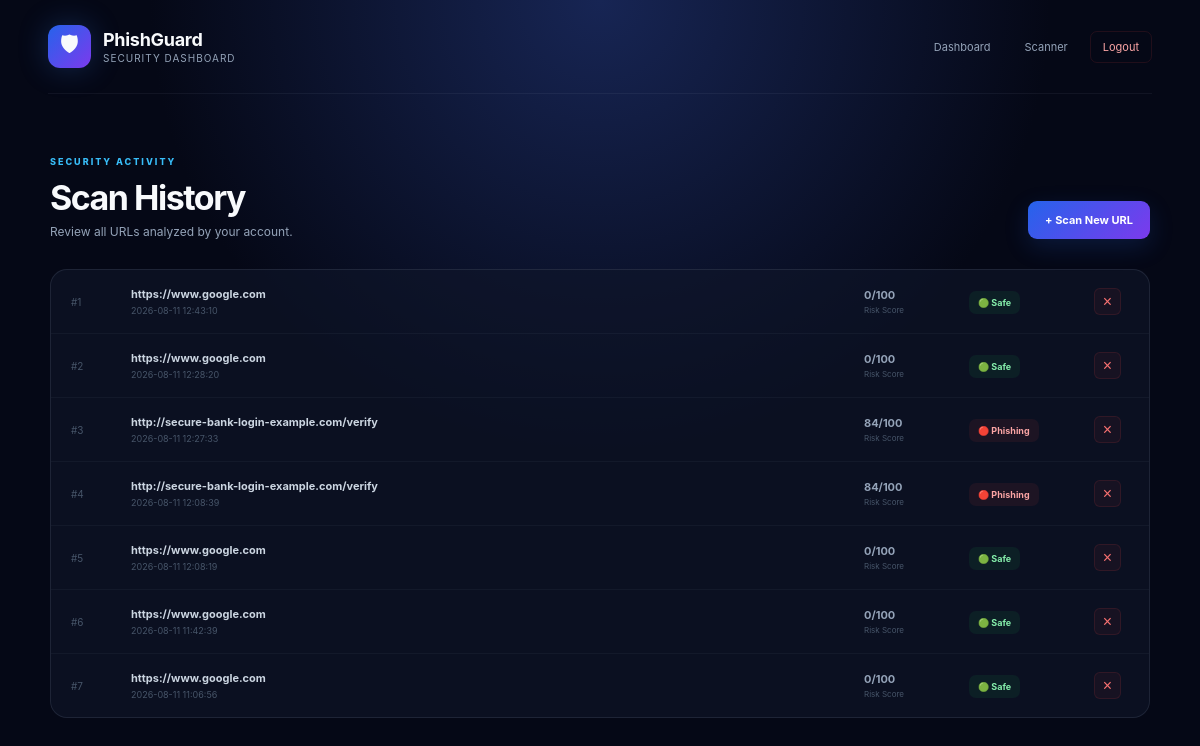
Screenshot of /history (signed in) with the database file from the repository.
### tables this page shows
CREATE TABLE scans (

            id INTEGER PRIMARY KEY AUTOINCREMENT,

            user_id INTEGER,

            url TEXT NOT NULL,

            result TEXT NOT NULL,

            risk_score INTEGER NOT NULL,

            phishing_probability REAL NOT NULL,

            created_at TIMESTAMP DEFAULT CURRENT_TIMESTAMP,

            FOREIGN KEY(user_id)
                REFERENCES users(id)

        );

### app.py (the view)
@app.route("/history")
@login_required
def history():
    user_id = session["user_id"]
    connection = get_db()
    scans = connection.execute(
        """
        SELECT *

        FROM scans

        WHERE user_id = ?

        ORDER BY id DESC
        """,
        (user_id,)
    ).fetchall()
    connection.close()
    return render_template(
        "history.html",
        scans=scans
    )

### app.py (called while the page is built, shortened)
def get_db():
    connection = sqlite3.connect(
        DATABASE
    )
    connection.row_factory = sqlite3.Row
    return connection

def login_required(function):
    @wraps(function)
    def decorated_function(*args, **kwargs):
        return function(
            *args,
            **kwargs
        )
    return decorated_function

### templates/history.html (shortened to what this page needs)
<!DOCTYPE html>
<html lang="en">
<head>
    <link rel="stylesheet"
          href="{{ url_for('static', filename='style.css') }}">
</head>
<body class="dashboard-page">
<nav class="dashboard-nav">
    <div class="brand">
        <div class="brand-icon">
            🛡
        </div>
        <div>
            <h2>
                PhishGuard
            </h2>
            <span>
                Security Dashboard
            </span>
        </div>
    </div>
    <div class="dashboard-links">
        <a href="{{ url_for('dashboard') }}">
            Dashboard
        </a>
        <a href="{{ url_for('home') }}">
            Scanner
        </a>
        <a href="{{ url_for('logout') }}"
           class="logout-link">
            Logout
        </a>
    </div>
</nav>
<main class="dashboard-container">
<div class="dashboard-heading">
    <div>
        <span class="mini-label">
            SECURITY ACTIVITY
        </span>
        <h1>
            Scan History
        </h1>
        <p>
            Review all URLs analyzed by your account.
        </p>
    </div>
    <a
        href="{{ url_for('home') }}"
        class="scan-new-button">
        + Scan New URL
    </a>
</div>
<div class="history-panel">
{% if scans %}
    {% for scan in scans %}
    <div class="history-row">
        <div class="history-number">
            #{{ loop.index }}
        </div>
        <div class="history-url">
            <strong>
                {{ scan['url'] }}
            </strong>
            <small>
                {{ scan['created_at'] }}
            </small>
        </div>
        <div class="history-risk">
            <strong>
                {{ scan['risk_score'] }}/100
            </strong>
            <small>
                Risk Score
            </small>
        </div>
        <div>
            {% if scan['result'] == 'Phishing' %}
                <span class="result-badge phishing">
                    🔴 Phishing
                </span>
            {% elif scan['result'] == 'Suspicious' %}
                <span class="result-badge suspicious">
                    🟠 Suspicious
                </span>
            {% else %}
                <span class="result-badge safe">
                    🟢 Safe
                </span>
            {% endif %}
        </div>
        <form
            method="POST"
            action="{{ url_for(
                'delete_scan',
                scan_id=scan['id']
            ) }}"
        >
            <button
                type="submit"
                class="delete-button"
                onclick="return confirm('Delete this scan?');">
                ×
            </button>
        </form>
    </div>
    {% endfor %}
{% endif %}
</div>
</main>
</body>
</html>

### static/style.css (style rules this page uses)
* { margin: 0; padding: 0; box-sizing: border-box; }
:root { --bg: #050816; --card: rgba(15, 23, 42, 0.72); --border: rgba(148, 163, 184, 0.14); --text: #f8fafc; --muted: #94a3b8; --blue: #38bdf8; --purple: #8b5cf6; --green: #22c55e; --red: #ef4444; }
body { font-family: Inter, ui-sans-serif, system-ui, -apple-system, BlinkMacSystemFont, "Segoe UI", sans-serif; background: var(--bg); color: var(--text); min-height: 100vh; overflow-x: hidden; }
.brand { display: flex; align-items: center; gap: 12px; }
.brand-icon { width: 43px; height: 43px; display: grid; place-items: center; border-radius: 12px; font-size: 22px; background: linear-gradient( 135deg, #2563eb, #7c3aed ); box-shadow: 0 0 30px rgba(59,130,246,0.25); }
.brand h2 { font-size: 18px; letter-spacing: -0.3px; }
.brand span { display: block; color: var(--muted); font-size: 10px; margin-top: 2px; letter-spacing: 1px; text-transform: uppercase; }
.mini-label { color: var(--blue); font-size: 9px; font-weight: 800; letter-spacing: 2px; }
.dashboard-page { min-height: 100vh; background: radial-gradient( circle at 50% 0%, #172554, #050816 45% ); color: var(--text); }
.dashboard-nav { width: min(1180px, 92%); margin: auto; padding: 25px 0; display: flex; justify-content: space-between; align-items: center; border-bottom: 1px solid rgba(148, 163, 184, 0.08); }
.dashboard-links { display: flex; gap: 10px; align-items: center; }
.dashboard-links a { padding: 8px 12px; border-radius: 7px; color: #94a3b8; font-size: 11px; text-decoration: none; transition: 0.2s; }
.dashboard-links .logout-link { color: #fca5a5; border: 1px solid rgba(239, 68, 68, 0.12); }
.dashboard-container { width: min(1100px, 92%); margin: auto; padding: 55px 0; }
.dashboard-heading { display: flex; justify-content: space-between; align-items: end; margin-bottom: 30px; }
.dashboard-heading h1 { margin-top: 8px; font-size: 34px; letter-spacing: -1.5px; }
.dashboard-heading p { color: var(--muted); font-size: 12px; margin-top: 6px; }
.scan-new-button { display: inline-block; padding: 12px 17px; border-radius: 9px; color: white; text-decoration: none; font-size: 11px; font-weight: 700; background: linear-gradient( 135deg, #2563eb, #7c3aed ); box-shadow: 0 8px 25px rgba(37, 99, 235, 0.18); }
.result-badge { display: inline-block; padding: 6px 9px; border-radius: 7px; font-size: 9px; font-weight: 700; }
.result-badge.safe { color: #86efac; background: rgba(34, 197, 94, 0.08); }
.result-badge.phishing { color: #fca5a5; background: rgba(239, 68, 68, 0.08); }
.history-panel { border: 1px solid var(--border); border-radius: 17px; overflow: hidden; background: rgba(15, 23, 42, 0.6); }
.history-row { display: grid; grid-template-columns: 45px 1fr 90px 110px 35px; gap: 15px; align-items: center; padding: 17px 20px; border-bottom: 1px solid rgba(148, 163, 184, 0.06); }
.history-row:last-child { border-bottom: none; }
.history-number { color: #475569; font-size: 10px; }
.history-url { min-width: 0; }
.history-url strong { display: block; color: #cbd5e1; font-size: 11px; overflow: hidden; text-overflow: ellipsis; white-space: nowrap; }
.history-url small { display: block; color: #475569; font-size: 9px; margin-top: 4px; }
.history-risk strong { display: block; color: #94a3b8; font-size: 11px; }
.history-risk small { display: block; color: #475569; font-size: 8px; margin-top: 3px; }
.delete-button { width: 27px; height: 27px; border: 1px solid rgba(239, 68, 68, 0.12); border-radius: 6px; background: rgba(239, 68, 68, 0.05); color: #f87171; cursor: pointer; font-size: 16px; }

### rows the page displays
scans: url "https://www.google.com", created_at "2026-08-11 12:43:10", risk_score "0", result "🟢 Safe"
scans: url "https://www.google.com", created_at "2026-08-11 12:28:20", risk_score "0", result "🟢 Safe"
scans: url "http://secure-bank-login-example.com/verify", created_at "2026-08-11 12:27:33", risk_score "84", result "🔴 Phishing"
scans: url "http://secure-bank-login-example.com/verify", created_at "2026-08-11 12:08:39", risk_score "84", result "🔴 Phishing"
scans: url "https://www.google.com", created_at "2026-08-11 12:08:19", risk_score "0", result "🟢 Safe"
scans: url "https://www.google.com", created_at "2026-08-11 11:42:39", risk_score "0", result "🟢 Safe"
scans: url "https://www.google.com", created_at "2026-08-11 11:06:56", risk_score "0", result "🟢 Safe"
